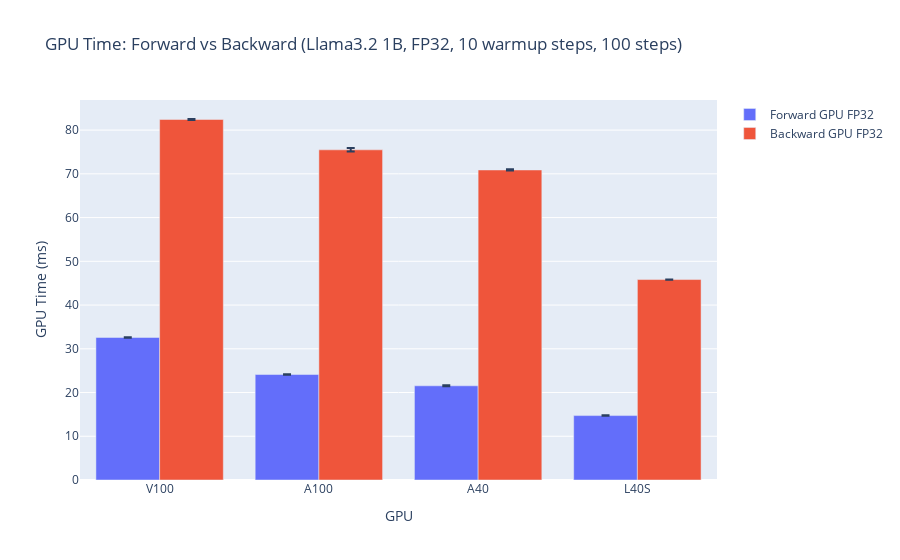

Notebook code for this chart:
### Markdown cell above
# Time (ms)

### Code cell
# GPU Time Analysis for GPU Efficiency
# Note: We focus on GPU execution time rather than CPU time because:
# - GPU time measures actual computational work on the GPU hardware
# - CPU time includes host-side overhead (kernel launches, memory transfers, PyTorch overhead)
# - For GPU efficiency analysis, we want to understand how efficiently the GPU cores are utilized

gpus, fp32_fwd_cpu, fp32_bwd_cpu, fp32_fwd_gpu, fp32_bwd_gpu, fp32_fwd_cpu_err, fp32_bwd_cpu_err, fp32_fwd_gpu_err, fp32_bwd_gpu_err = get_time_data(files_fp32)

fig4 = go.Figure(data=[
    go.Bar(name='Forward GPU FP32', x=gpus, y=fp32_fwd_gpu,
           error_y=dict(type='data', array=fp32_fwd_gpu_err, visible=True)),
    go.Bar(name='Backward GPU FP32', x=gpus, y=fp32_bwd_gpu,
           error_y=dict(type='data', array=fp32_bwd_gpu_err, visible=True))
])
fig4.update_layout(
    title="GPU Time: Forward vs Backward (Llama3.2 1B, FP32, 10 warmup steps, 100 steps)",
    xaxis_title="GPU",
    yaxis_title="GPU Time (ms)",
    barmode='group'
)
fig4.show()

### Figure 1 — Plotly figure (JSON) as saved in the notebook; plotly's stock layout.template omitted (floating-point values rounded to 4 significant figures)
{"data": [{"error_y": {"array": [0.06923, 0.0649, 0.1164, 0.05121], "type": "data", "visible": true}, "name": "Forward GPU FP32", "type": "bar", "x": ["V100", "A100", "A40", "L40S"], "y": [32.59, 24.12, 21.54, 14.73]}, {"error_y": {"array": [0.1071, 0.3954, 0.1437, 0.03165], "type": "data", "visible": true}, "name": "Backward GPU FP32", "type": "bar", "x": ["V100", "A100", "A40", "L40S"], "y": [82.43, 75.49, 70.88, 45.83]}], "layout": {"barmode": "group", "title": {"text": "GPU Time: Forward vs Backward (Llama3.2 1B, FP32, 10 warmup steps, 100 steps)"}, "xaxis": {"title": {"text": "GPU"}}, "yaxis": {"title": {"text": "GPU Time (ms)"}}}}
